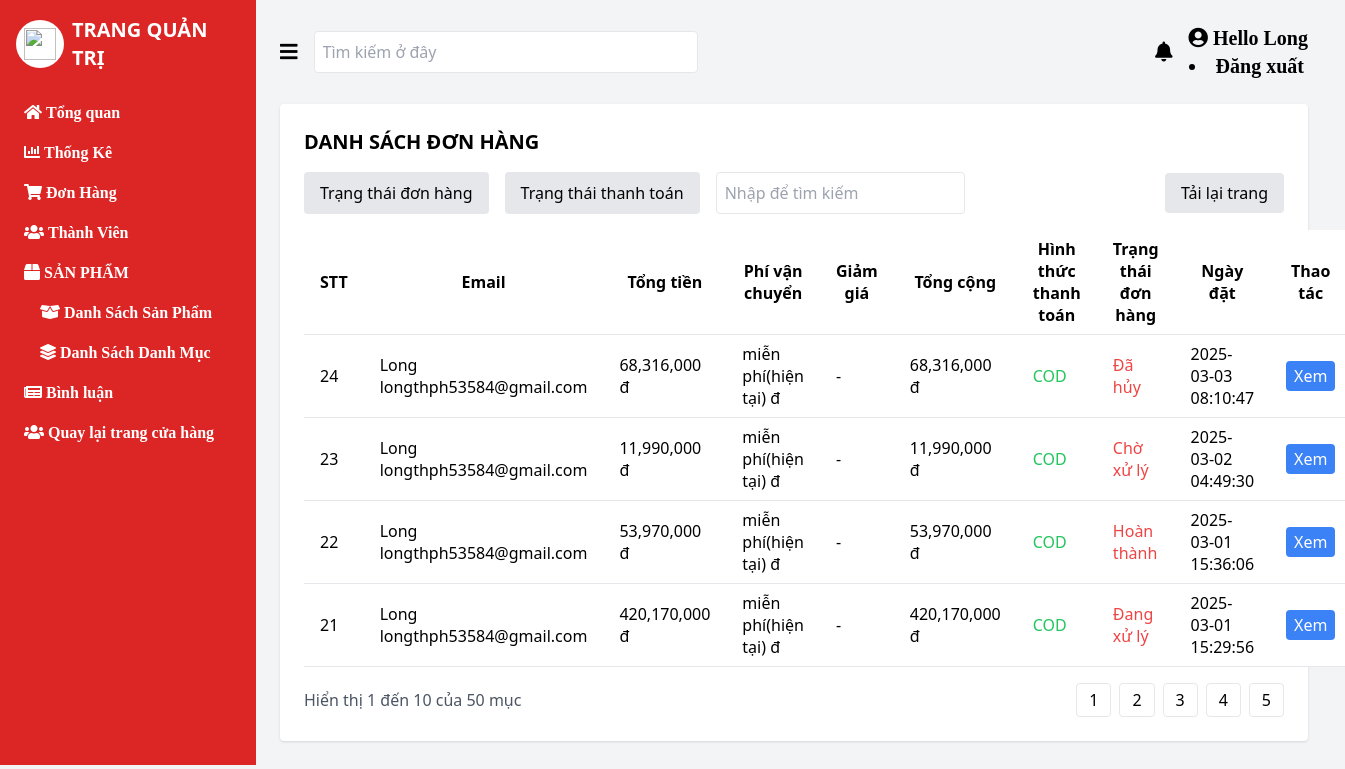
The page /Admin/?ctl=listorder (signed in) on the database its author committed.
### tables this page shows
CREATE TABLE `orders` (
  `id` int NOT NULL,
  `user_id` int NOT NULL,
  `status` varchar(100) NOT NULL,
  `payment_method` varchar(100) NOT NULL,
  `total_price` decimal(15,2) NOT NULL,
  `created_at` timestamp NOT NULL DEFAULT CURRENT_TIMESTAMP
);

CREATE TABLE `users` (
  `id` int NOT NULL,
  `fullname` varchar(150) NOT NULL,
  `password` varchar(200) NOT NULL,
  `email` varchar(200) NOT NULL,
  `phone` varchar(15) NOT NULL,
  `address` varchar(255) NOT NULL,
  `role` enum('admin','user') NOT NULL,
  `created_at` timestamp NOT NULL DEFAULT CURRENT_TIMESTAMP,
  `updated_at` timestamp NOT NULL DEFAULT CURRENT_TIMESTAMP,
  `active` tinyint(1) NOT NULL DEFAULT '1'
);

### Common/function.php (called while the page is built, shortened)
<?php
function view($path_view, $data  = [])
{
    extract($data);
    $path_view = str_replace(".", "/", $path_view);
    include_once ROOT_DIR . "Views/$path_view.php";
}

### Controllers/OrderController.php (called while the page is built, shortened)
<?php
class OrderController
{
    public function index()
    {
        $orders = (new Order)->all();
        return view("admin.order.list", compact('orders'));
    }
}

### Admin/index.php (called while the page is built, shortened)
<?php
require_once __DIR__ . "/../Common/function.php";
require_once __DIR__ . "/../Models/BaseModel.php";
require_once __DIR__ . "/../Models/Order.php";
require_once __DIR__ . "/../Controllers/OrderController.php";
$ctl = $_GET['ctl'] ?? "";
match ($ctl) {
    '' => (new Dashboards)->index(),
    'listsp' => (new Products)->index(),
    'addsp' => (new Products)->create(),
    'storesp' => (new Products)->store(),
    'editsp' => (new Products)->edit(),
    'updatesp' => (new Products)->update(),
    'deletesp' => (new Products)->delete(),
    'listdm' => (new Categorys)->index(),
    'adddm'=> (new Categorys)->add(),
    'store' => (new Categorys)->store(),
    'editdm' => (new Categorys)->edit(),
    'updatedm'=> (new Categorys)->update(),
    'deletedm' => (new Categorys)->delete(),
    'listuser' => (new AutherController)->index(),
    'updateuser' => (new AutherController)->update(),
    'detailA' => (new AutherController)->userAdminDetail(),
    'update-us' => (new AutherController)->updatedetailuserA(),
    'listorder' => (new OrderController)->index(),
    'detilorder' => (new OrderController)->show(),
    'status-order' => (new OrderController)->orderstast(),
    'product-comment' => (new CommentController)->index(),
    'detail-comment' => (new CommentController)->list(),
    'active-comment' => (new CommentController)->updateActive(),
    default =>view('errors.404'),
};

### Models/BaseModel.php (called while the page is built, shortened)
<?php
class BaseModel
{
    public function __construct(){
        try{
            $this -> conn = new PDO ("mysql:host=localhost;dbname=d-n-1;charset=utf8;port=3306", "root" ,"");
        }catch(PDOException $e){
            echo "Lỗi kết nối CSDL" . $e->getMessage();
        }
    }
}

### Models/Order.php (called while the page is built, shortened)
<?php
class Order extends BaseModel
{
    public function all()
    {
        $sql = "SELECT o.*, fullname, email, address, phone FROM `orders` o JOIN users u ON o.user_id=u.id ORDER BY o.id DESC ";
        $stmt = $this->conn->prepare($sql);
        $stmt->execute();
        return $stmt->fetchAll(PDO::FETCH_ASSOC);
    }
}

### Views/admin/order/list.php (the view)
<?php
$status_labels = [
    1 => "Chờ xử lý",
    2 => "Đang xử lý",
    3 => "Hoàn thành",
    4 => "Đã hủy"
];
?>
<?php include_once ROOT_DIR . "Views/admin/Header.php" ?>
<div class="w-4/5 p-6">
    <div class="flex justify-between items-center mb-6">
        <div class="flex items-center">
            <i class="fas fa-bars text-xl mr-4"></i>
            <input type="text" placeholder="Tìm kiếm ở đây" class="border rounded p-2 w-96">
        </div>
        <div class="flex items-center">
            <i class="fas fa-bell text-xl mr-4"></i>
            <i class="fas fa-user-circle text-xl">
                Hello <?= $_SESSION['user']['fullname'] ?? '' ?>
                <?php if (isset($_SESSION['user'])) : ?>
                    <li><a href="<?= ROOT_URL . '?ctl=logout' ?>">Đăng xuất</a></li>
                <?php endif ?>
            </i>
        </div>
    </div>
    <div class="bg-white p-6 rounded shadow">
        <div class="flex justify-between items-center mb-4">
            <h2 class="text-xl font-semibold">DANH SÁCH ĐƠN HÀNG</h2>
        </div>
        <div class="flex justify-between items-center mb-4">
            <div class="flex space-x-4">
                <button class="bg-gray-200 px-4 py-2 rounded">Trạng thái đơn hàng</button>
                <button class="bg-gray-200 px-4 py-2 rounded">Trạng thái thanh toán</button>
                <input type="text" placeholder="Nhập để tìm kiếm" class="border rounded p-2">
            </div>
            <button class="bg-gray-200 px-4 py-2 rounded">Tải lại trang</button>
        </div>
        <table class="min-w-full bg-white">
            <thead>
                <tr>
                    <th class="py-2 px-4 border-b">STT</th>
                    <th class="py-2 px-4 border-b">Email</th>
                    <th class="py-2 px-4 border-b">Tổng tiền</th>
                    <th class="py-2 px-4 border-b">Phí vận chuyển</th>
                    <th class="py-2 px-4 border-b">Giảm giá</th>
                    <th class="py-2 px-4 border-b">Tổng cộng</th>
                    <th class="py-2 px-4 border-b">Hình thức thanh toán</th>
                    <th class="py-2 px-4 border-b">Trạng thái đơn hàng</th>
                    <th class="py-2 px-4 border-b">Ngày đặt</th>
                    <th class="py-2 px-4 border-b">Thao tác</th>
                </tr>
            </thead>
            <tbody>
                <?php foreach ($orders as $order): ?>
                    <tr>
                        <td class="py-2 px-4 border-b"><?= $order['id'] ?></td>
                        <td class="py-2 px-4 border-b"><?= $order['fullname'] ?><br><?= $order['email'] ?></td>
                        <td class="py-2 px-4 border-b"><?= number_format($order['total_price']) ?> đ </td>
                        <td class="py-2 px-4 border-b">miễn phí(hiện tại) đ</td>
                        <td class="py-2 px-4 border-b">-</td>
                        <td class="py-2 px-4 border-b"><?= number_format($order['total_price']) ?> đ </td>
                        <td class="py-2 px-4 border-b text-green-500"><?= $order['payment_method'] ?></td>
                        <td class="py-2 px-4 border-b text-red-500"><?= $status_labels[$order['status']] ?? 'Không xác định' ?></td>
                        <td class="py-2 px-4 border-b"><?= $order['created_at'] ?></td>
                        <td class="py-2 px-4 border-b"><a href="<?= ADMIN_URL . '?ctl=detilorder&id=' . $order['id'] ?>" class="bg-blue-500 text-white px-2 py-1 rounded">Xem</a></td>
                    </tr>
                <?php endforeach ?>
            </tbody>
        </table>
        <div class="flex justify-between items-center mt-4">
            <div class="text-gray-600">Hiển thị 1 đến 10 của 50 mục</div>
            <div class="flex space-x-2">
                <button class="px-3 py-1 border rounded">1</button>
                <button class="px-3 py-1 border rounded">2</button>
                <button class="px-3 py-1 border rounded">3</button>
                <button class="px-3 py-1 border rounded">4</button>
                <button class="px-3 py-1 border rounded">5</button>
            </div>
        </div>
    </div>
</div>
<?php include_once ROOT_DIR . "Views/admin/Footer.php" ?>

### rows shown on the page
orders: id "24", user.fullname "Long", user.email "longthph53584@gmail.com", total_price "68,316,000", payment_method "COD", status "Đã hủy", created_at "2025-03-03 08:10:47"
orders: id "23", user.fullname "Long", user.email "longthph53584@gmail.com", total_price "11,990,000", payment_method "COD", status "Chờ xử lý", created_at "2025-03-02 04:49:30"
orders: id "22", user.fullname "Long", user.email "longthph53584@gmail.com", total_price "53,970,000", payment_method "COD", status "Hoàn thành", created_at "2025-03-01 15:36:06"
orders: id "21", user.fullname "Long", user.email "longthph53584@gmail.com", total_price "420,170,000", payment_method "COD", status "Đang xử lý", created_at "2025-03-01 15:29:56"

### other values the page prints
$_SESSION['user']['fullname'] "Long"
